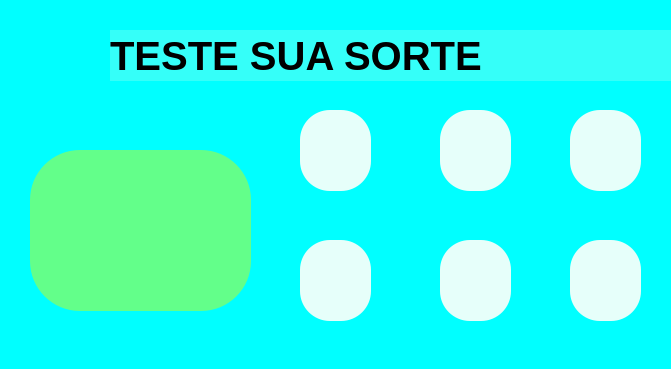
<?xml version="1.0" encoding="UTF-8"?>
<ui version="4.0">
 <class>MainWindow</class>
 <widget class="QMainWindow" name="MainWindow">
  <property name="geometry">
   <rect>
    <x>0</x>
    <y>0</y>
    <width>671</width>
    <height>369</height>
   </rect>
  </property>
  <property name="windowTitle">
   <string>MainWindow</string>
  </property>
  <property name="styleSheet">
   <string notr="true">background-color: rgb(0, 255, 255);</string>
  </property>
  <widget class="QWidget" name="centralwidget">
   <widget class="QPushButton" name="pushButton">
    <property name="geometry">
     <rect>
      <x>30</x>
      <y>150</y>
      <width>221</width>
      <height>161</height>
     </rect>
    </property>
    <property name="styleSheet">
     <string notr="true">QPushButton{
border-radius: 50%;
background-color:#63ff8a;
}

QPushButton:pressed{
border-radius: 50%;
background-color:red;
}</string>
    </property>
    <property name="text">
     <string/>
    </property>
    <property name="icon">
     <iconset>
      <normaloff>C:/Users/odann/Downloads/Captura de tela 2024-01-05 102414 (1).png</normaloff>C:/Users/odann/Downloads/Captura de tela 2024-01-05 102414 (1).png</iconset>
    </property>
    <property name="iconSize">
     <size>
      <width>110</width>
      <height>110</height>
     </size>
    </property>
   </widget>
   <widget class="QLabel" name="label">
    <property name="geometry">
     <rect>
      <x>300</x>
      <y>110</y>
      <width>71</width>
      <height>81</height>
     </rect>
    </property>
    <property name="font">
     <font>
      <pointsize>40</pointsize>
      <weight>75</weight>
      <bold>true</bold>
     </font>
    </property>
    <property name="styleSheet">
     <string notr="true">border-radius: 30%;
background-color:#e6fffa;

</string>
    </property>
    <property name="text">
     <string/>
    </property>
    <property name="scaledContents">
     <bool>true</bool>
    </property>
   </widget>
   <widget class="QLabel" name="label_2">
    <property name="geometry">
     <rect>
      <x>440</x>
      <y>110</y>
      <width>71</width>
      <height>81</height>
     </rect>
    </property>
    <property name="font">
     <font>
      <pointsize>40</pointsize>
      <weight>75</weight>
      <bold>true</bold>
     </font>
    </property>
    <property name="styleSheet">
     <string notr="true">border-radius: 30%;
background-color:#e6fffa;

</string>
    </property>
    <property name="text">
     <string/>
    </property>
    <property name="scaledContents">
     <bool>true</bool>
    </property>
   </widget>
   <widget class="QLabel" name="label_3">
    <property name="geometry">
     <rect>
      <x>570</x>
      <y>110</y>
      <width>71</width>
      <height>81</height>
     </rect>
    </property>
    <property name="font">
     <font>
      <pointsize>40</pointsize>
      <weight>75</weight>
      <bold>true</bold>
     </font>
    </property>
    <property name="styleSheet">
     <string notr="true">border-radius: 30%;
background-color:#e6fffa;

</string>
    </property>
    <property name="text">
     <string/>
    </property>
    <property name="scaledContents">
     <bool>true</bool>
    </property>
   </widget>
   <widget class="QLabel" name="label_4">
    <property name="geometry">
     <rect>
      <x>300</x>
      <y>240</y>
      <width>71</width>
      <height>81</height>
     </rect>
    </property>
    <property name="font">
     <font>
      <pointsize>40</pointsize>
      <weight>75</weight>
      <bold>true</bold>
     </font>
    </property>
    <property name="styleSheet">
     <string notr="true">border-radius: 30%;
background-color:#e6fffa;

</string>
    </property>
    <property name="text">
     <string/>
    </property>
    <property name="scaledContents">
     <bool>true</bool>
    </property>
   </widget>
   <widget class="QLabel" name="label_5">
    <property name="geometry">
     <rect>
      <x>440</x>
      <y>240</y>
      <width>71</width>
      <height>81</height>
     </rect>
    </property>
    <property name="font">
     <font>
      <pointsize>40</pointsize>
      <weight>75</weight>
      <bold>true</bold>
     </font>
    </property>
    <property name="styleSheet">
     <string notr="true">border-radius: 30%;
background-color:#e6fffa;

</string>
    </property>
    <property name="text">
     <string/>
    </property>
    <property name="scaledContents">
     <bool>true</bool>
    </property>
   </widget>
   <widget class="QLabel" name="label_6">
    <property name="geometry">
     <rect>
      <x>570</x>
      <y>240</y>
      <width>71</width>
      <height>81</height>
     </rect>
    </property>
    <property name="font">
     <font>
      <pointsize>40</pointsize>
      <weight>75</weight>
      <bold>true</bold>
     </font>
    </property>
    <property name="styleSheet">
     <string notr="true">border-radius: 30%;
background-color:#e6fffa;

</string>
    </property>
    <property name="text">
     <string/>
    </property>
    <property name="scaledContents">
     <bool>true</bool>
    </property>
   </widget>
   <widget class="QLabel" name="label_7">
    <property name="geometry">
     <rect>
      <x>110</x>
      <y>30</y>
      <width>571</width>
      <height>51</height>
     </rect>
    </property>
    <property name="font">
     <font>
      <pointsize>30</pointsize>
      <weight>75</weight>
      <bold>true</bold>
     </font>
    </property>
    <property name="styleSheet">
     <string notr="true">background-color: rgb(53, 255, 249);</string>
    </property>
    <property name="text">
     <string>TESTE SUA SORTE</string>
    </property>
   </widget>
  </widget>
 </widget>
 <resources/>
 <connections/>
</ui>
